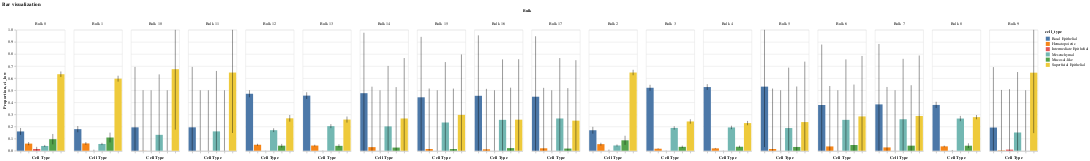

The code cell stored with this chart in its notebook:
### Code cell
model.plot_proportions('bar').properties(title="Bar visualization ")

### Figure 1 — Vega-Lite specification as saved in the notebook (floating-point values rounded to 4 significant figures)
{"config": {"view": {"continuousWidth": 400, "continuousHeight": 300}}, "data": {"name": "data-c45784f5cae086ef572a9c6e53df91d7"}, "facet": {"column": {"field": "index", "title": "Bulk", "type": "nominal"}}, "spec": {"layer": [{"mark": "bar", "encoding": {"color": {"field": "cell_type", "type": "nominal"}, "x": {"axis": {"labels": false, "title": "Cell Type"}, "field": "cell_type", "type": "nominal"}, "y": {"axis": {"title": "Proportion"}, "field": "proportion", "type": "quantitative"}}}, {"mark": "errorbar", "encoding": {"x": {"axis": {"labels": false, "title": "Cell Type"}, "field": "cell_type", "type": "nominal"}, "y": {"field": "ci_low", "type": "quantitative"}, "y2": {"field": "ci_high"}}}]}, "title": "Bar visualization ", "$schema": "https://vega.github.io/schema/vega-lite/v4.17.0.json", "datasets": {"data-c45784f5cae086ef572a9c6e53df91d7": [{"index": "Bulk 0", "cell_type": "Basal Epithelial", "proportion": 0.1595, "ci_err": 0.02871, "ci_low": 0.1308, "ci_high": 0.1882}, {"index": "Bulk 1", "cell_type": "Basal Epithelial", "proportion": 0.1786, "ci_err": 0.02598, "ci_low": 0.1526, "ci_high": 0.2045}, {"index": "Bulk 2", "cell_type": "Basal Epithelial", "proportion": 0.1694, "ci_err": 0.02845, "ci_low": 0.141, "ci_high": 0.1979}, {"index": "Bulk 3", "cell_type": "Basal Epithelial", "proportion": 0.5208, "ci_err": 0.02455, "ci_low": 0.4963, "ci_high": 0.5454}, {"index": "Bulk 4", "cell_type": "Basal Epithelial", "proportion": 0.5266, "ci_err": 0.02402, "ci_low": 0.5026, "ci_high": 0.5507}, {"index": "Bulk 5", "cell_type": "Basal Epithelial", "proportion": 0.53, "ci_err": 0.5, "ci_low": 0.03, "ci_high": 1.0}, {"index": "Bulk 6", "cell_type": "Basal Epithelial", "proportion": 0.3782, "ci_err": 0.5, "ci_low": 0.0, "ci_high": 0.8782}, {"index": "Bulk 7", "cell_type": "Basal Epithelial", "proportion": 0.383, "ci_err": 0.5, "ci_low": 0.0, "ci_high": 0.883}, {"index": "Bulk 8", "cell_type": "Basal Epithelial", "proportion": 0.3787, "ci_err": 0.02625, "ci_low": 0.3525, "ci_high": 0.405}, {"index": "Bulk 9", "cell_type": "Basal Epithelial", "proportion": 0.1917, "ci_err": 0.5, "ci_low": 0.0, "ci_high": 0.6917}, {"index": "Bulk 10", "cell_type": "Basal Epithelial", "proportion": 0.1932, "ci_err": 0.5, "ci_low": 0.0, "ci_high": 0.6932}, {"index": "Bulk 11", "cell_type": "Basal Epithelial", "proportion": 0.1934, "ci_err": 0.5, "ci_low": 0.0, "ci_high": 0.6934}, {"index": "Bulk 12", "cell_type": "Basal Epithelial", "proportion": 0.4712, "ci_err": 0.02921, "ci_low": 0.442, "ci_high": 0.5005}, {"index": "Bulk 13", "cell_type": "Basal Epithelial", "proportion": 0.4558, "ci_err": 0.02766, "ci_low": 0.4281, "ci_high": 0.4834}, {"index": "Bulk 14", "cell_type": "Basal Epithelial", "proportion": 0.4759, "ci_err": 0.5, "ci_low": 0.0, "ci_high": 0.9759}, {"index": "Bulk 15", "cell_type": "Basal Epithelial", "proportion": 0.4418, "ci_err": 0.5, "ci_low": 0.0, "ci_high": 0.9418}, {"index": "Bulk 16", "cell_type": "Basal Epithelial", "proportion": 0.4543, "ci_err": 0.5, "ci_low": 0.0, "ci_high": 0.9543}, {"index": "Bulk 17", "cell_type": "Basal Epithelial", "proportion": 0.4467, "ci_err": 0.5, "ci_low": 0.0, "ci_high": 0.9467}, {"index": "Bulk 0", "cell_type": "Hematopoietic", "proportion": 0.05867, "ci_err": 0.01319, "ci_low": 0.04548, "ci_high": 0.07186}, {"index": "Bulk 1", "cell_type": "Hematopoietic", "proportion": 0.06027, "ci_err": 0.01124, "ci_low": 0.04903, "ci_high": 0.07151}, {"index": "Bulk 2", "cell_type": "Hematopoietic", "proportion": 0.05434, "ci_err": 0.01136, "ci_low": 0.04298, "ci_high": 0.0657}, {"index": "Bulk 3", "cell_type": "Hematopoietic", "proportion": 0.01645, "ci_err": 0.003669, "ci_low": 0.01278, "ci_high": 0.02012}, {"index": "Bulk 4", "cell_type": "Hematopoietic", "proportion": 0.01939, "ci_err": 0.003797, "ci_low": 0.0156, "ci_high": 0.02319}, {"index": "Bulk 5", "cell_type": "Hematopoietic", "proportion": 0.01433, "ci_err": 0.5, "ci_low": 0.0, "ci_high": 0.5143}, {"index": "Bulk 6", "cell_type": "Hematopoietic", "proportion": 0.03545, "ci_err": 0.5, "ci_low": 0.0, "ci_high": 0.5355}, {"index": "Bulk 7", "cell_type": "Hematopoietic", "proportion": 0.02737, "ci_err": 0.5, "ci_low": 0.0, "ci_high": 0.5274}, {"index": "Bulk 8", "cell_type": "Hematopoietic", "proportion": 0.03601, "ci_err": 0.006665, "ci_low": 0.02934, "ci_high": 0.04267}, {"index": "Bulk 9", "cell_type": "Hematopoietic", "proportion": 0.00265, "ci_err": 0.5, "ci_low": 0.0, "ci_high": 0.5026}, {"index": "Bulk 10", "cell_type": "Hematopoietic", "proportion": 0.0008056, "ci_err": 0.5, "ci_low": 0.0, "ci_high": 0.5008}, {"index": "Bulk 11", "cell_type": "Hematopoietic", "proportion": 0.0, "ci_err": 0.5, "ci_low": 0.0, "ci_high": 0.5}, {"index": "Bulk 12", "cell_type": "Hematopoietic", "proportion": 0.0493, "ci_err": 0.008082, "ci_low": 0.04122, "ci_high": 0.05738}, {"index": "Bulk 13", "cell_type": "Hematopoietic", "proportion": 0.04274, "ci_err": 0.00698, "ci_low": 0.03576, "ci_high": 0.04972}, {"index": "Bulk 14", "cell_type": "Hematopoietic", "proportion": 0.0297, "ci_err": 0.5, "ci_low": 0.0, "ci_high": 0.5297}, {"index": "Bulk 15", "cell_type": "Hematopoietic", "proportion": 0.0145, "ci_err": 0.5, "ci_low": 0.0, "ci_high": 0.5145}, {"index": "Bulk 16", "cell_type": "Hematopoietic", "proportion": 0.01169, "ci_err": 0.5, "ci_low": 0.0, "ci_high": 0.5117}, {"index": "Bulk 17", "cell_type": "Hematopoietic", "proportion": 0.0201, "ci_err": 0.5, "ci_low": 0.0, "ci_high": 0.5201}, {"index": "Bulk 0", "cell_type": "Intermediate Epithelial", "proportion": 0.0141, "ci_err": 0.01785, "ci_low": 0.0, "ci_high": 0.03195}, {"index": "Bulk 1", "cell_type": "Intermediate Epithelial", "proportion": 0.0, "ci_err": 0.008779, "ci_low": 0.0, "ci_high": 0.008779}, {"index": "Bulk 2", "cell_type": "Intermediate Epithelial", "proportion": 0.0, "ci_err": 0.009471, "ci_low": 0.0, "ci_high": 0.009471}, {"index": "Bulk 3", "cell_type": "Intermediate Epithelial", "proportion": 0.0, "ci_err": 0.002135, "ci_low": 0.0, "ci_high": 0.002135}, {"index": "Bulk 4", "cell_type": "Intermediate Epithelial", "proportion": 0.0, "ci_err": 0.00193, "ci_low": 0.0, "ci_high": 0.00193}, {"index": "Bulk 5", "cell_type": "Intermediate Epithelial", "proportion": 0.0, "ci_err": 0.5, "ci_low": 0.0, "ci_high": 0.5}, {"index": "Bulk 6", "cell_type": "Intermediate Epithelial", "proportion": 0.0, "ci_err": 0.5, "ci_low": 0.0, "ci_high": 0.5}, {"index": "Bulk 7", "cell_type": "Intermediate Epithelial", "proportion": 0.0, "ci_err": 0.5, "ci_low": 0.0, "ci_high": 0.5}, {"index": "Bulk 8", "cell_type": "Intermediate Epithelial", "proportion": 0.0, "ci_err": 0.006246, "ci_low": 0.0, "ci_high": 0.006246}, {"index": "Bulk 9", "cell_type": "Intermediate Epithelial", "proportion": 0.009169, "ci_err": 0.5, "ci_low": 0.0, "ci_high": 0.5092}, {"index": "Bulk 10", "cell_type": "Intermediate Epithelial", "proportion": 0.0, "ci_err": 0.5, "ci_low": 0.0, "ci_high": 0.5}, {"index": "Bulk 11", "cell_type": "Intermediate Epithelial", "proportion": 0.0, "ci_err": 0.5, "ci_low": 0.0, "ci_high": 0.5}, {"index": "Bulk 12", "cell_type": "Intermediate Epithelial", "proportion": 0.0, "ci_err": 0.001283, "ci_low": 0.0, "ci_high": 0.001283}, {"index": "Bulk 13", "cell_type": "Intermediate Epithelial", "proportion": 0.0, "ci_err": 0.002141, "ci_low": 0.0, "ci_high": 0.002141}, {"index": "Bulk 14", "cell_type": "Intermediate Epithelial", "proportion": 0.0, "ci_err": 0.5, "ci_low": 0.0, "ci_high": 0.5}, {"index": "Bulk 15", "cell_type": "Intermediate Epithelial", "proportion": 0.0, "ci_err": 0.5, "ci_low": 0.0, "ci_high": 0.5}, {"index": "Bulk 16", "cell_type": "Intermediate Epithelial", "proportion": 0.0, "ci_err": 0.5, "ci_low": 0.0, "ci_high": 0.5}, {"index": "Bulk 17", "cell_type": "Intermediate Epithelial", "proportion": 0.0, "ci_err": 0.5, "ci_low": 0.0, "ci_high": 0.5}, {"index": "Bulk 0", "cell_type": "Mesenchymal", "proportion": 0.03941, "ci_err": 0.008447, "ci_low": 0.03096, "ci_high": 0.04786}, {"index": "Bulk 1", "cell_type": "Mesenchymal", "proportion": 0.05592, "ci_err": 0.009479, "ci_low": 0.04645, "ci_high": 0.0654}, {"index": "Bulk 2", "cell_type": "Mesenchymal", "proportion": 0.04327, "ci_err": 0.008358, "ci_low": 0.03491, "ci_high": 0.05162}, {"index": "Bulk 3", "cell_type": "Mesenchymal", "proportion": 0.1885, "ci_err": 0.01429, "ci_low": 0.1743, "ci_high": 0.2028}, {"index": "Bulk 4", "cell_type": "Mesenchymal", "proportion": 0.1925, "ci_err": 0.01419, "ci_low": 0.1783, "ci_high": 0.2067}, {"index": "Bulk 5", "cell_type": "Mesenchymal", "proportion": 0.1876, "ci_err": 0.5, "ci_low": 0.0, "ci_high": 0.6876}, {"index": "Bulk 6", "cell_type": "Mesenchymal", "proportion": 0.2554, "ci_err": 0.5, "ci_low": 0.0, "ci_high": 0.7554}, {"index": "Bulk 7", "cell_type": "Mesenchymal", "proportion": 0.2603, "ci_err": 0.5, "ci_low": 0.0, "ci_high": 0.7603}, {"index": "Bulk 8", "cell_type": "Mesenchymal", "proportion": 0.2662, "ci_err": 0.02197, "ci_low": 0.2442, "ci_high": 0.2881}, {"index": "Bulk 9", "cell_type": "Mesenchymal", "proportion": 0.1509, "ci_err": 0.5, "ci_low": 0.0, "ci_high": 0.6509}, {"index": "Bulk 10", "cell_type": "Mesenchymal", "proportion": 0.1314, "ci_err": 0.5, "ci_low": 0.0, "ci_high": 0.6314}, {"index": "Bulk 11", "cell_type": "Mesenchymal", "proportion": 0.1599, "ci_err": 0.5, "ci_low": 0.0, "ci_high": 0.6599}, {"index": "Bulk 12", "cell_type": "Mesenchymal", "proportion": 0.1697, "ci_err": 0.01575, "ci_low": 0.154, "ci_high": 0.1855}, {"index": "Bulk 13", "cell_type": "Mesenchymal", "proportion": 0.2033, "ci_err": 0.01665, "ci_low": 0.1866, "ci_high": 0.2199}, {"index": "Bulk 14", "cell_type": "Mesenchymal", "proportion": 0.2015, "ci_err": 0.5, "ci_low": 0.0, "ci_high": 0.7015}, {"index": "Bulk 15", "cell_type": "Mesenchymal", "proportion": 0.2334, "ci_err": 0.5, "ci_low": 0.0, "ci_high": 0.7334}, {"index": "Bulk 16", "cell_type": "Mesenchymal", "proportion": 0.2555, "ci_err": 0.5, "ci_low": 0.0, "ci_high": 0.7555}, {"index": "Bulk 17", "cell_type": "Mesenchymal", "proportion": 0.2666, "ci_err": 0.5, "ci_low": 0.0, "ci_high": 0.7666}, {"index": "Bulk 0", "cell_type": "Mucosal-like", "proportion": 0.09555, "ci_err": 0.0431, "ci_low": 0.05245, "ci_high": 0.1386}, {"index": "Bulk 1", "cell_type": "Mucosal-like", "proportion": 0.1093, "ci_err": 0.04053, "ci_low": 0.06872, "ci_high": 0.1498}, {"index": "Bulk 2", "cell_type": "Mucosal-like", "proportion": 0.08609, "ci_err": 0.03786, "ci_low": 0.04823, "ci_high": 0.1239}, {"index": "Bulk 3", "cell_type": "Mucosal-like", "proportion": 0.03217, "ci_err": 0.01029, "ci_low": 0.02188, "ci_high": 0.04246}, {"index": "Bulk 4", "cell_type": "Mucosal-like", "proportion": 0.03282, "ci_err": 0.009151, "ci_low": 0.02367, "ci_high": 0.04198}, {"index": "Bulk 5", "cell_type": "Mucosal-like", "proportion": 0.03117, "ci_err": 0.5, "ci_low": 0.0, "ci_high": 0.5312}, {"index": "Bulk 6", "cell_type": "Mucosal-like", "proportion": 0.04711, "ci_err": 0.5, "ci_low": 0.0, "ci_high": 0.5471}, {"index": "Bulk 7", "cell_type": "Mucosal-like", "proportion": 0.0418, "ci_err": 0.5, "ci_low": 0.0, "ci_high": 0.5418}, {"index": "Bulk 8", "cell_type": "Mucosal-like", "proportion": 0.04133, "ci_err": 0.02001, "ci_low": 0.02132, "ci_high": 0.06134}, {"index": "Bulk 9", "cell_type": "Mucosal-like", "proportion": 0.0, "ci_err": 0.5, "ci_low": 0.0, "ci_high": 0.5}, {"index": "Bulk 10", "cell_type": "Mucosal-like", "proportion": 0.0, "ci_err": 0.5, "ci_low": 0.0, "ci_high": 0.5}, {"index": "Bulk 11", "cell_type": "Mucosal-like", "proportion": 0.0, "ci_err": 0.5, "ci_low": 0.0, "ci_high": 0.5}, {"index": "Bulk 12", "cell_type": "Mucosal-like", "proportion": 0.04164, "ci_err": 0.01492, "ci_low": 0.02673, "ci_high": 0.05656}, {"index": "Bulk 13", "cell_type": "Mucosal-like", "proportion": 0.0403, "ci_err": 0.01332, "ci_low": 0.02698, "ci_high": 0.05362}, {"index": "Bulk 14", "cell_type": "Mucosal-like", "proportion": 0.02616, "ci_err": 0.5, "ci_low": 0.0, "ci_high": 0.5262}, {"index": "Bulk 15", "cell_type": "Mucosal-like", "proportion": 0.014, "ci_err": 0.5, "ci_low": 0.0, "ci_high": 0.514}, {"index": "Bulk 16", "cell_type": "Mucosal-like", "proportion": 0.02167, "ci_err": 0.5, "ci_low": 0.0, "ci_high": 0.5217}, {"index": "Bulk 17", "cell_type": "Mucosal-like", "proportion": 0.01781, "ci_err": 0.5, "ci_low": 0.0, "ci_high": 0.5178}, {"index": "Bulk 0", "cell_type": "Superficial Epithelial", "proportion": 0.6328, "ci_err": 0.02269, "ci_low": 0.6101, "ci_high": 0.6555}, {"index": "Bulk 1", "cell_type": "Superficial Epithelial", "proportion": 0.596, "ci_err": 0.02452, "ci_low": 0.5715, "ci_high": 0.6205}, {"index": "Bulk 2", "cell_type": "Superficial Epithelial", "proportion": 0.6469, "ci_err": 0.02275, "ci_low": 0.6241, "ci_high": 0.6696}, {"index": "Bulk 3", "cell_type": "Superficial Epithelial", "proportion": 0.242, "ci_err": 0.0182, "ci_low": 0.2238, "ci_high": 0.2602}, {"index": "Bulk 4", "cell_type": "Superficial Epithelial", "proportion": 0.2286, "ci_err": 0.01785, "ci_low": 0.2108, "ci_high": 0.2465}, {"index": "Bulk 5", "cell_type": "Superficial Epithelial", "proportion": 0.2369, "ci_err": 0.5, "ci_low": 0.0, "ci_high": 0.7369}, {"index": "Bulk 6", "cell_type": "Superficial Epithelial", "proportion": 0.2838, "ci_err": 0.5, "ci_low": 0.0, "ci_high": 0.7838}, {"index": "Bulk 7", "cell_type": "Superficial Epithelial", "proportion": 0.2875, "ci_err": 0.5, "ci_low": 0.0, "ci_high": 0.7875}, {"index": "Bulk 8", "cell_type": "Superficial Epithelial", "proportion": 0.2778, "ci_err": 0.01755, "ci_low": 0.2602, "ci_high": 0.2953}, {"index": "Bulk 9", "cell_type": "Superficial Epithelial", "proportion": 0.6457, "ci_err": 0.5, "ci_low": 0.1457, "ci_high": 1.0}, {"index": "Bulk 10", "cell_type": "Superficial Epithelial", "proportion": 0.6745, "ci_err": 0.5, "ci_low": 0.1745, "ci_high": 1.0}, {"index": "Bulk 11", "cell_type": "Superficial Epithelial", "proportion": 0.6467, "ci_err": 0.5, "ci_low": 0.1467, "ci_high": 1.0}, {"index": "Bulk 12", "cell_type": "Superficial Epithelial", "proportion": 0.2681, "ci_err": 0.02772, "ci_low": 0.2403, "ci_high": 0.2958}, {"index": "Bulk 13", "cell_type": "Superficial Epithelial", "proportion": 0.2579, "ci_err": 0.02514, "ci_low": 0.2328, "ci_high": 0.283}, {"index": "Bulk 14", "cell_type": "Superficial Epithelial", "proportion": 0.2668, "ci_err": 0.5, "ci_low": 0.0, "ci_high": 0.7668}, {"index": "Bulk 15", "cell_type": "Superficial Epithelial", "proportion": 0.2962, "ci_err": 0.5, "ci_low": 0.0, "ci_high": 0.7962}, {"index": "Bulk 16", "cell_type": "Superficial Epithelial", "proportion": 0.2569, "ci_err": 0.5, "ci_low": 0.0, "ci_high": 0.7569}, {"index": "Bulk 17", "cell_type": "Superficial Epithelial", "proportion": 0.2488, "ci_err": 0.5, "ci_low": 0.0, "ci_high": 0.7488}]}}
